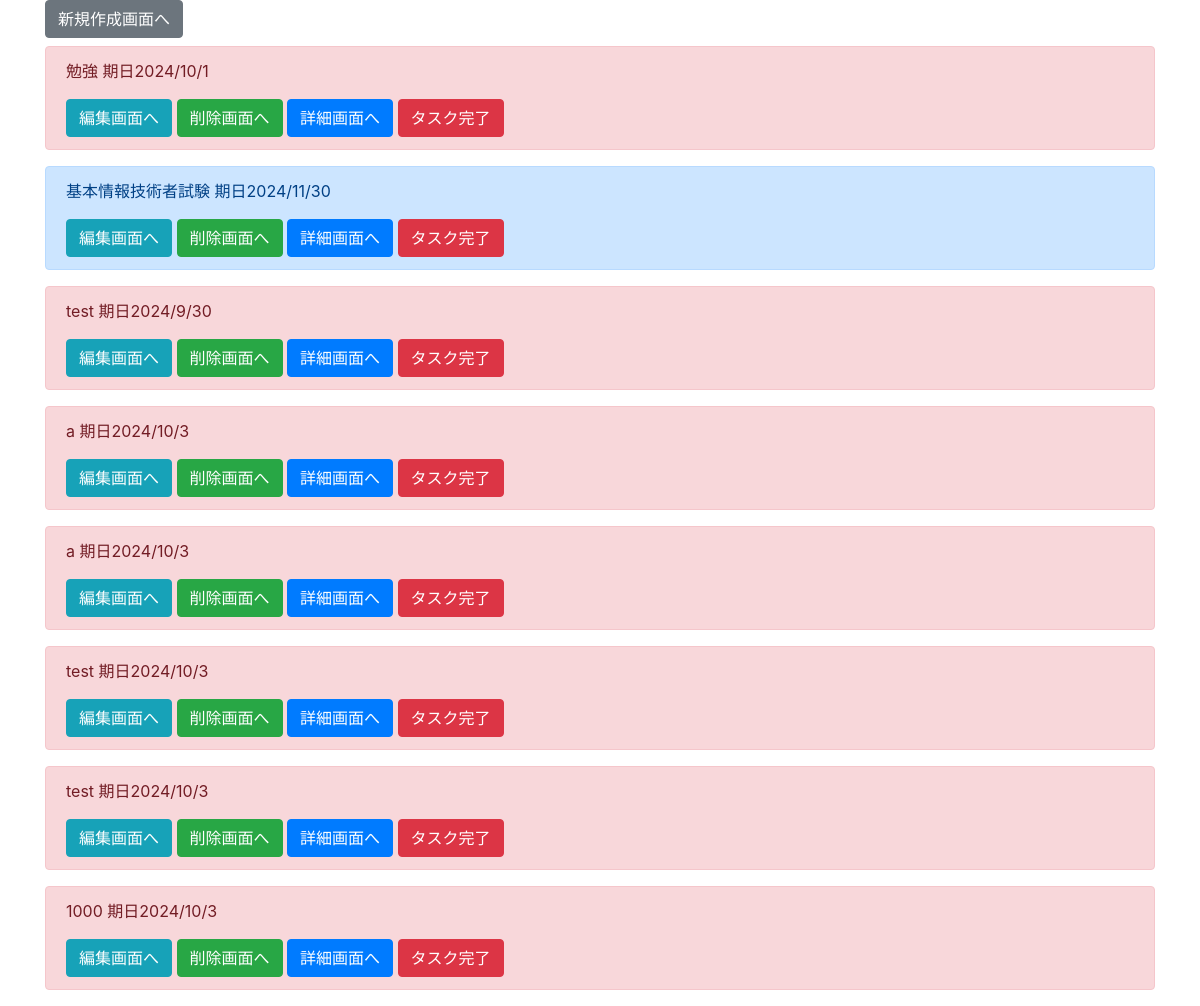
/list/, run on an earlier commit of the app's database.
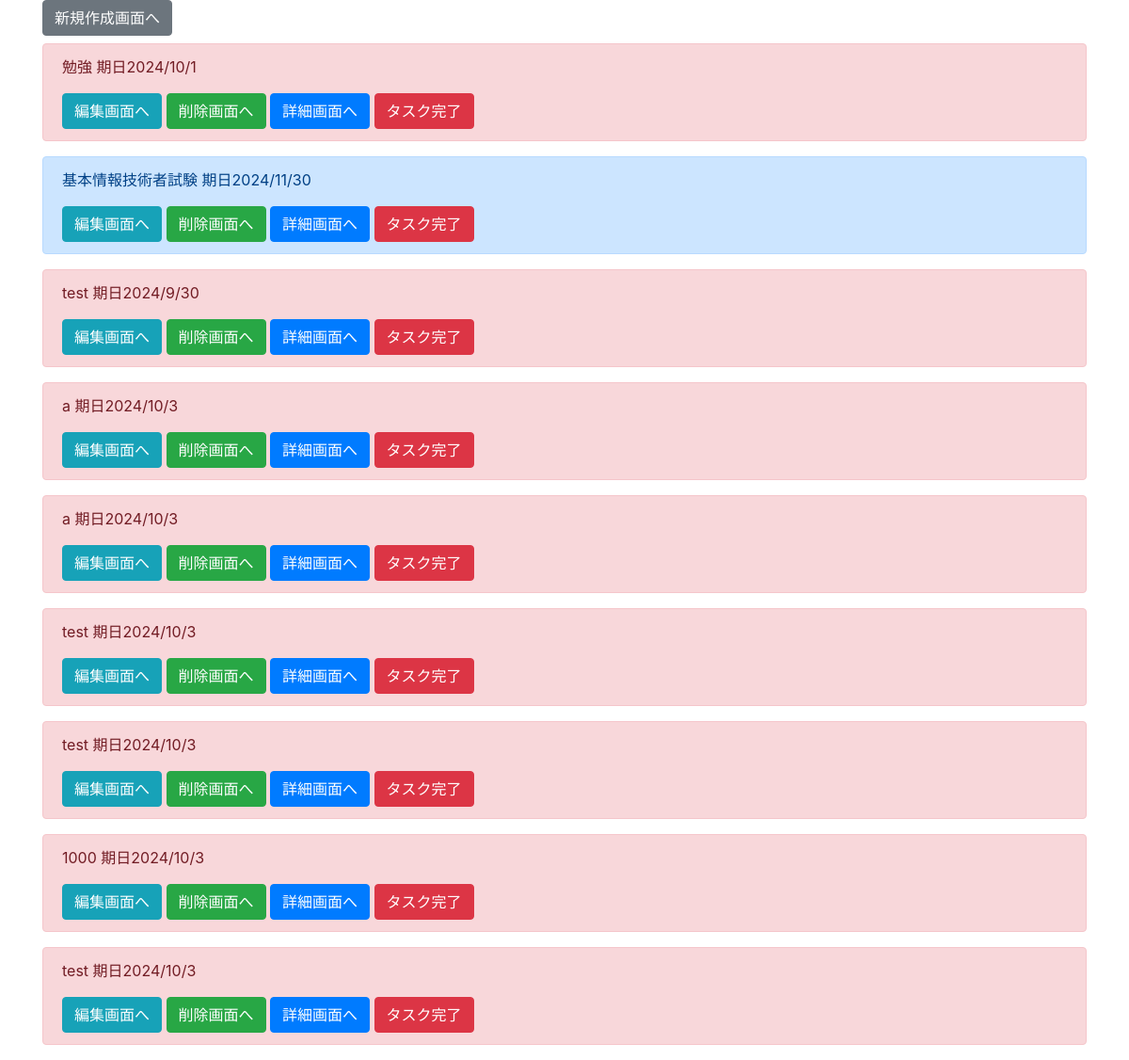
And on a later commit of the database.
### todo/models.py (models this page shows, shortened)
class TodoModel(models.Model):
    title = models.CharField(max_length=100)
    contents = models.TextField()
    priority = models.CharField(
        max_length=50,
        choices = CHOICE,
        null = True
    )
    duedate = models.DateField()
    is_completed = models.BooleanField(default=False) #完了フラグ

### todo/views.py (the view)
# urls.py: path('list/', TodoList.as_view(), name='list'),
class TodoList(ListView):
    template_name = 'todo/list.html'
    model = TodoModel

### todo/templates/todo/list.html (shortened to what this page needs)
{% extends 'base.html' %}
{% block content %}
    <div class="container">
    <a href="{% url 'create' %}" class="btn btn-secondary mb-2" tabindex="-1" role="button" aria-disabled="true">新規作成画面へ</a>
    {% for item in object_list %}
    <div id="task-{{ item.pk }}" class="alert alert-{{ item.priority }}" role="alert">
        <p>{{ item.title }} 期日{{ item.duedate | date:"o/n/j" }}</p>
        <a href="{% url 'update' item.pk %}" class="btn btn-info" tabindex="-1" role="button" aria-disabled="true">編集画面へ</a>
        <a href="{% url 'delete' item.pk %}" class="btn btn-success" tabindex="-1" role="button" aria-disabled="true">削除画面へ</a>
        <a href="{% url 'detail' item.pk %}" class="btn btn-primary" tabindex="-1" role="button" aria-disabled="true">詳細画面へ</a>
        <button onclick="complete_task({{ item.pk }})" class="btn btn-danger" tabindex="-1" role="button" aria-disabled="true">タスク完了</button>
    </div>
    {% endfor %}
    </div>
{% endblock content %}

What changed in the data, as far as the page shows it:
added TodoModel: title "test", duedate "2024/10/3"
